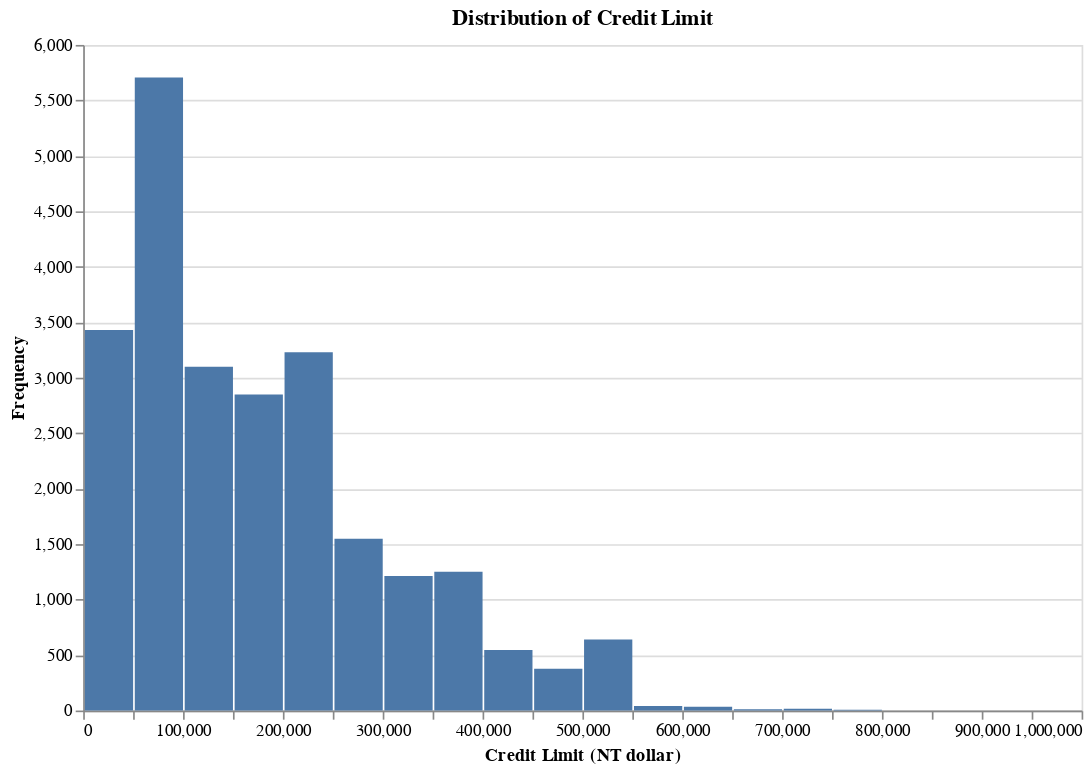

Notebook source saved alongside this figure:
### Code cell
alt.data_transformers.enable("vegafusion")

credit_limit_chart = alt.Chart(train_df).mark_bar().encode(
    alt.X('LIMIT_BAL', bin=alt.Bin(maxbins=30), title='Credit Limit (NT dollar)'),
    alt.Y('count()', title='Frequency'),
    tooltip=[alt.Tooltip('count()', title='Count'), alt.Tooltip('mean(LIMIT_BAL)', title='Average Credit Limit')]
).properties(
    title='Distribution of Credit Limit',
    width=600,
    height=400
)
credit_limit_chart

### Figure 1 — Vega specification as saved in the notebook (floating-point values rounded to 4 significant figures)
{"$schema": "https://vega.github.io/schema/vega/v5.json", "data": [{"name": "source_0", "values": [{"__count": 3229, "bin_maxbins_30_LIMIT_BAL": 200000.0, "bin_maxbins_30_LIMIT_BAL_end": 250000.0, "mean_LIMIT_BAL": 215600.0}, {"__count": 3098, "bin_maxbins_30_LIMIT_BAL": 100000.0, "bin_maxbins_30_LIMIT_BAL_end": 150000.0, "mean_LIMIT_BAL": 118800.0}, {"__count": 3431, "bin_maxbins_30_LIMIT_BAL": 0.0, "bin_maxbins_30_LIMIT_BAL_end": 50000.0, "mean_LIMIT_BAL": 23590.0}, {"__count": 1548, "bin_maxbins_30_LIMIT_BAL": 250000.0, "bin_maxbins_30_LIMIT_BAL_end": 300000.0, "mean_LIMIT_BAL": 270000.0}, {"__count": 5707, "bin_maxbins_30_LIMIT_BAL": 50000.0, "bin_maxbins_30_LIMIT_BAL_end": 100000.0, "mean_LIMIT_BAL": 63340.0}, {"__count": 2848, "bin_maxbins_30_LIMIT_BAL": 150000.0, "bin_maxbins_30_LIMIT_BAL_end": 200000.0, "mean_LIMIT_BAL": 166000.0}, {"__count": 1213, "bin_maxbins_30_LIMIT_BAL": 300000.0, "bin_maxbins_30_LIMIT_BAL_end": 350000.0, "mean_LIMIT_BAL": 315300.0}, {"__count": 16, "bin_maxbins_30_LIMIT_BAL": 700000.0, "bin_maxbins_30_LIMIT_BAL_end": 750000.0, "mean_LIMIT_BAL": 711900.0}, {"__count": 376, "bin_maxbins_30_LIMIT_BAL": 450000.0, "bin_maxbins_30_LIMIT_BAL_end": 500000.0, "mean_LIMIT_BAL": 465800.0}, {"__count": 1251, "bin_maxbins_30_LIMIT_BAL": 350000.0, "bin_maxbins_30_LIMIT_BAL_end": 400000.0, "mean_LIMIT_BAL": 364500.0}, {"__count": 12, "bin_maxbins_30_LIMIT_BAL": 650000.0, "bin_maxbins_30_LIMIT_BAL_end": 700000.0, "mean_LIMIT_BAL": 668300.0}, {"__count": 641, "bin_maxbins_30_LIMIT_BAL": 500000.0, "bin_maxbins_30_LIMIT_BAL_end": 550000.0, "mean_LIMIT_BAL": 501500.0}, {"__count": 546, "bin_maxbins_30_LIMIT_BAL": 400000.0, "bin_maxbins_30_LIMIT_BAL_end": 450000.0, "mean_LIMIT_BAL": 414200.0}, {"__count": 41, "bin_maxbins_30_LIMIT_BAL": 550000.0, "bin_maxbins_30_LIMIT_BAL_end": 600000.0, "mean_LIMIT_BAL": 564600.0}, {"__count": 34, "bin_maxbins_30_LIMIT_BAL": 600000.0, "bin_maxbins_30_LIMIT_BAL_end": 650000.0, "mean_LIMIT_BAL": 616800.0}, {"__count": 7, "bin_maxbins_30_LIMIT_BAL": 750000.0, "bin_maxbins_30_LIMIT_BAL_end": 800000.0, "mean_LIMIT_BAL": 760000.0}, {"__count": 1, "bin_maxbins_30_LIMIT_BAL": 950000.0, "bin_maxbins_30_LIMIT_BAL_end": 1000000.0, "mean_LIMIT_BAL": 1000000.0}, {"__count": 1, "bin_maxbins_30_LIMIT_BAL": 800000.0, "bin_maxbins_30_LIMIT_BAL_end": 850000.0, "mean_LIMIT_BAL": 800000.0}]}, {"name": "source_0_y_domain___count", "values": [{"min": 1, "max": 5707}]}], "signals": [{"name": "bin_maxbins_30_LIMIT_BAL_bins", "value": {"fields": ["LIMIT_BAL"], "fname": "bin_LIMIT_BAL", "start": 0.0, "step": 50000.0, "stop": 1000000.0}}], "marks": [{"type": "rect", "name": "marks", "from": {"data": "source_0"}, "encode": {"update": {"description": {"signal": "\"Credit Limit (NT dollar): \" + (!isValid(datum[\"bin_maxbins_30_LIMIT_BAL\"]) || !isFinite(+datum[\"bin_maxbins_30_LIMIT_BAL\"]) ? \"null\" : format(datum[\"bin_maxbins_30_LIMIT_BAL\"], \"\") + \" – \" + format(datum[\"bin_maxbins_30_LIMIT_BAL_end\"], \"\")) + \"; Frequency: \" + (format(datum[\"__count\"], \"\")) + \"; Count: \" + (format(datum[\"__count\"], \"\")) + \"; Average Credit Limit: \" + (format(datum[\"mean_LIMIT_BAL\"], \"\"))"}, "x2": {"field": "bin_maxbins_30_LIMIT_BAL", "scale": "x", "offset": {"signal": "0.5 + (abs(scale(\"x\", datum[\"bin_maxbins_30_LIMIT_BAL_end\"]) - scale(\"x\", datum[\"bin_maxbins_30_LIMIT_BAL\"])) < 0.25 ? -0.5 * (0.25 - (abs(scale(\"x\", datum[\"bin_maxbins_30_LIMIT_BAL_end\"]) - scale(\"x\", datum[\"bin_maxbins_30_LIMIT_BAL\"])))) : 0.5)"}}, "tooltip": {"signal": "{\"Count\": format(datum[\"__count\"], \"\"), \"Average Credit Limit\": format(datum[\"mean_LIMIT_BAL\"], \"\")}"}, "y": {"field": "__count", "scale": "y"}, "ariaRoleDescription": {"value": "bar"}, "x": {"field": "bin_maxbins_30_LIMIT_BAL_end", "scale": "x", "offset": {"signal": "0.5 + (abs(scale(\"x\", datum[\"bin_maxbins_30_LIMIT_BAL_end\"]) - scale(\"x\", datum[\"bin_maxbins_30_LIMIT_BAL\"])) < 0.25 ? 0.5 * (0.25 - (abs(scale(\"x\", datum[\"bin_maxbins_30_LIMIT_BAL_end\"]) - scale(\"x\", datum[\"bin_maxbins_30_LIMIT_BAL\"])))) : -0.5)"}}, "fill": {"value": "#4c78a8"}, "y2": {"value": 0, "scale": "y"}}}, "style": ["bar"]}], "scales": [{"name": "x", "type": "linear", "domain": {"signal": "[bin_maxbins_30_LIMIT_BAL_bins.start, bin_maxbins_30_LIMIT_BAL_bins.stop]"}, "range": [0, {"signal": "width"}], "bins": {"signal": "bin_maxbins_30_LIMIT_BAL_bins"}, "zero": false}, {"name": "y", "type": "linear", "domain": [{"signal": "(data(\"source_0_y_domain___count\")[0] || {}).min"}, {"signal": "(data(\"source_0_y_domain___count\")[0] || {}).max"}], "range": [{"signal": "height"}, 0], "zero": true, "nice": true}], "axes": [{"scale": "y", "maxExtent": 0, "minExtent": 0, "aria": false, "domain": false, "gridScale": "x", "ticks": false, "zindex": 0, "grid": true, "orient": "left", "labels": false, "tickCount": {"signal": "ceil(height/40)"}}, {"scale": "x", "tickCount": {"signal": "ceil(width/10)"}, "title": "Credit Limit (NT dollar)", "labelFlush": true, "labelOverlap": true, "grid": false, "zindex": 0, "orient": "bottom"}, {"scale": "y", "tickCount": {"signal": "ceil(height/40)"}, "orient": "left", "grid": false, "labelOverlap": true, "zindex": 0, "title": "Frequency"}], "title": {"text": "Distribution of Credit Limit", "frame": "group"}, "height": 400, "background": "white", "padding": 5, "width": 600, "style": "cell"}
